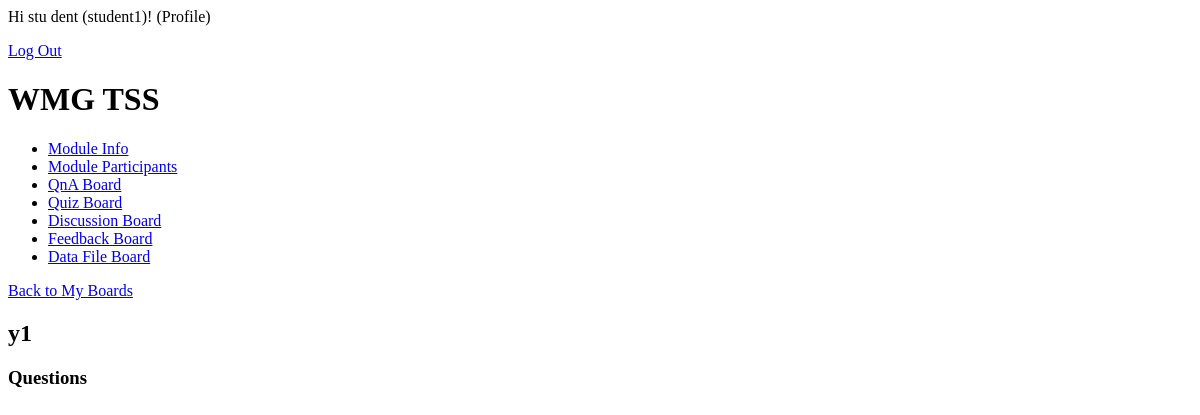
Before: /boards/y1 (signed in) with the older database file.
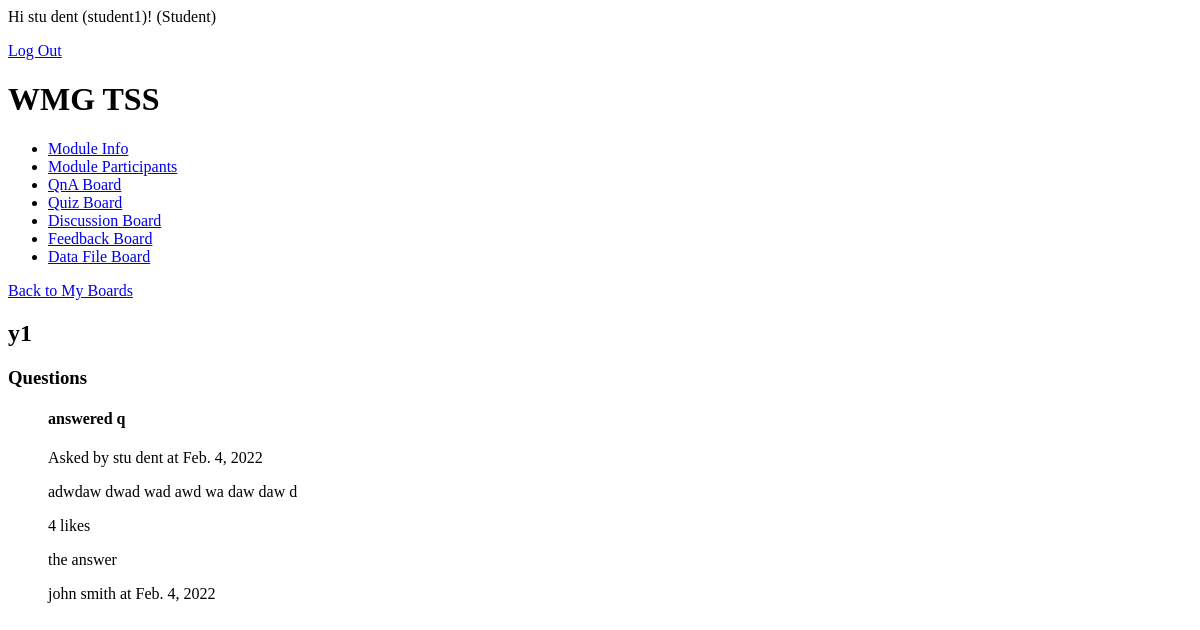
After: the same page with the newer database file.
### QnA/models.py (models this page shows)
class Profile(models.Model):
    user = models.OneToOneField(User, on_delete=models.CASCADE, related_name="profile")
    university_id = models.CharField(max_length=20, blank=True)
    location = models.CharField(max_length=30, blank=True)
    birth_date = models.DateField(null=True, blank=True)
    courses = models.ManyToManyField(Course, blank=True)
    def __str__(self):
        return f'{self.user.first_name} {self.user.last_name}'
    def full_name(self):
        return f'{self.user.first_name} {self.user.last_name}'
    def profile_type(self):
        if hasattr(self, 'student'):
            return self.student.__class__.__name__
        elif hasattr(self, 'tutor'):
            return self.tutor.__class__.__name__
        else:
            return self.__class__.__name__

class Question(models.Model):
    board = models.ForeignKey(Board, on_delete=models.CASCADE, related_name="posted_on_board")
    submitted_by = models.ForeignKey(Profile, on_delete=models.CASCADE, blank=True)
    title = models.CharField(max_length=99)
    body = models.TextField(max_length=999)
    likes = models.IntegerField(default=0)
    submit_date = models.DateField(auto_now_add=True)
    answered = models.BooleanField(default=False)

class Answer(models.Model):
    question = models.OneToOneField(Question, on_delete=models.CASCADE, related_name="answer")
    answered_by = models.ForeignKey(Profile, on_delete=models.CASCADE, blank=True, related_name="answered_by")
    body = models.TextField(max_length=999)
    answered_date = models.DateField(auto_now_add=True)

### QnA/views.py (the view)
# urls.py: path('boards/<slug:slug>', views.BoardView.as_view(), name='board_detail')
class BoardView(DetailView):
    model = Board
    template_name = 'QnA/board_detail.html'

### QnA/models.py (called while the page is built)
    def get_all_questions(self):
        return self.posted_on_board.filter()

### QnA/templates/QnA/board_detail.html
{% extends "QnA/base.html" %}
{% block content %}
    <a href="/">Back to My Boards</a>
    <div>
        <h2>
            {{ board.name }}
        </h2>
    </div>
    <h3>Questions</h3>
    <ul>
        {% for question in board.get_all_questions %}
            {% if request.user.profile.profile_type == 'Tutor' or request.user.profile.profile_type == 'Student' and question.answered %}
                <h4>{{ question.title }}</h4>
                <p>Asked by {{ question.submitted_by.user.first_name }} {{ question.submitted_by.user.last_name }} at {{ question.submit_date }}</p>
                <p>{{ question.body }}</p>
                <p>{{ question.likes }} likes</p>
                {% if question.answered %}
                    <p>{{ question.answer.body }}</p>
                    <p>{{ question.answer.answered_by }} at {{ question.answer.answered_date }}</p>
                {% endif %}
            {% endif %}
        {% endfor %}
    </ul>
{% endblock content %}

### QnA/templates/QnA/includes/header.html
<div class="header">
    {% if user.is_authenticated %}
    Hi {{ user.profile.full_name }} ({{ user.username }})! ({{ user.profile.profile_type }})
    <p><a href="{% url 'logout' %}">Log Out</a></p>
    {% else %}
    <p>You are not logged in</p>
    <a href="{% url 'login' %}">Log In</a>
    {% endif %}
</div>

Changed rows visible on the page:
added Question: title "answered q", submitted_by.user.first_name "stu", submitted_by.user.last_name "dent", submit_date "Feb. 4, 2022", body "adwdaw dwad wad awd wa daw daw d", likes "4", answer.body "the answer", answer.answered_by "john smith", answer.answered_date "Feb. 4, 2022"
Other visible differences:
{{ user.profile.profile_type }}: "Profile" → "Student"
